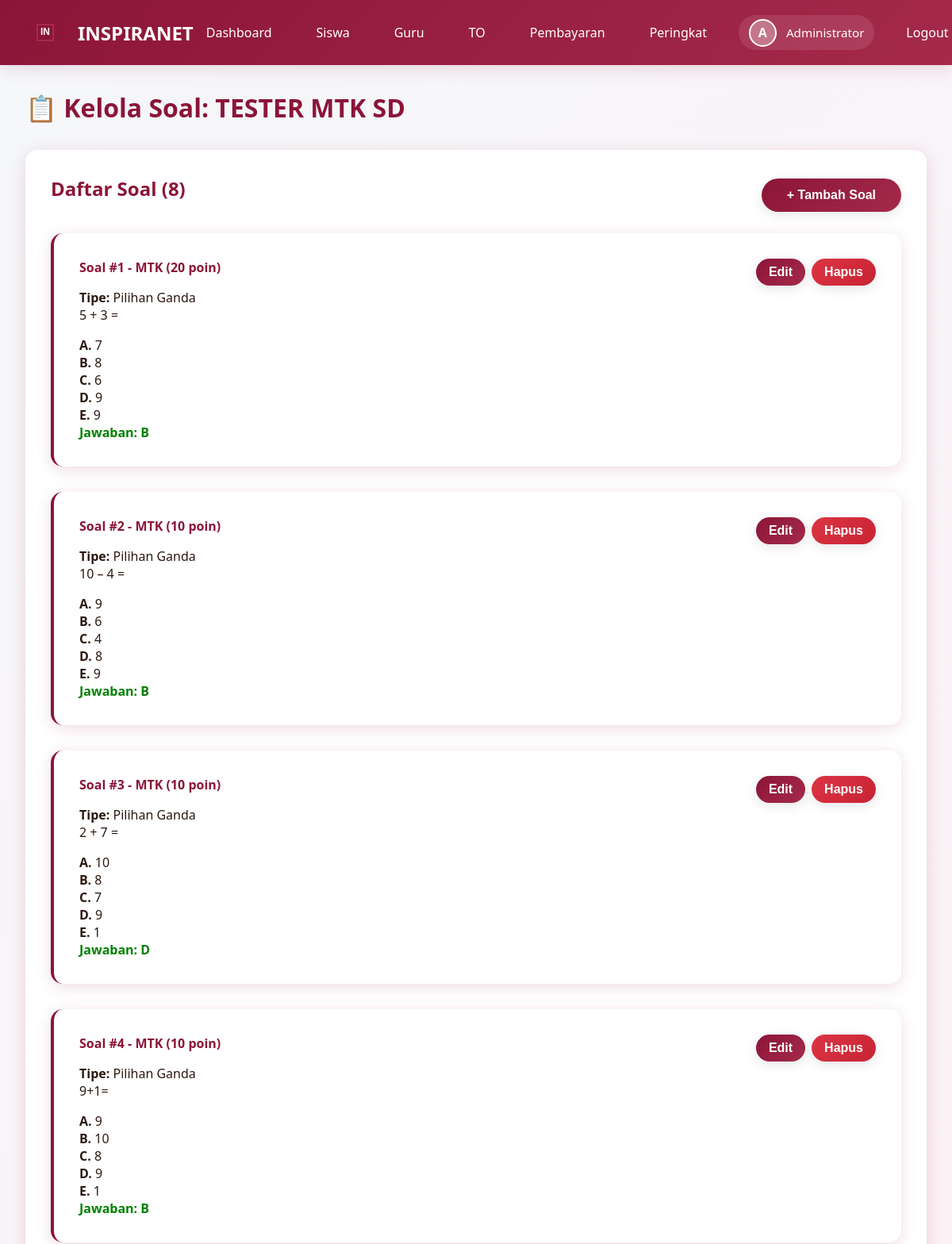
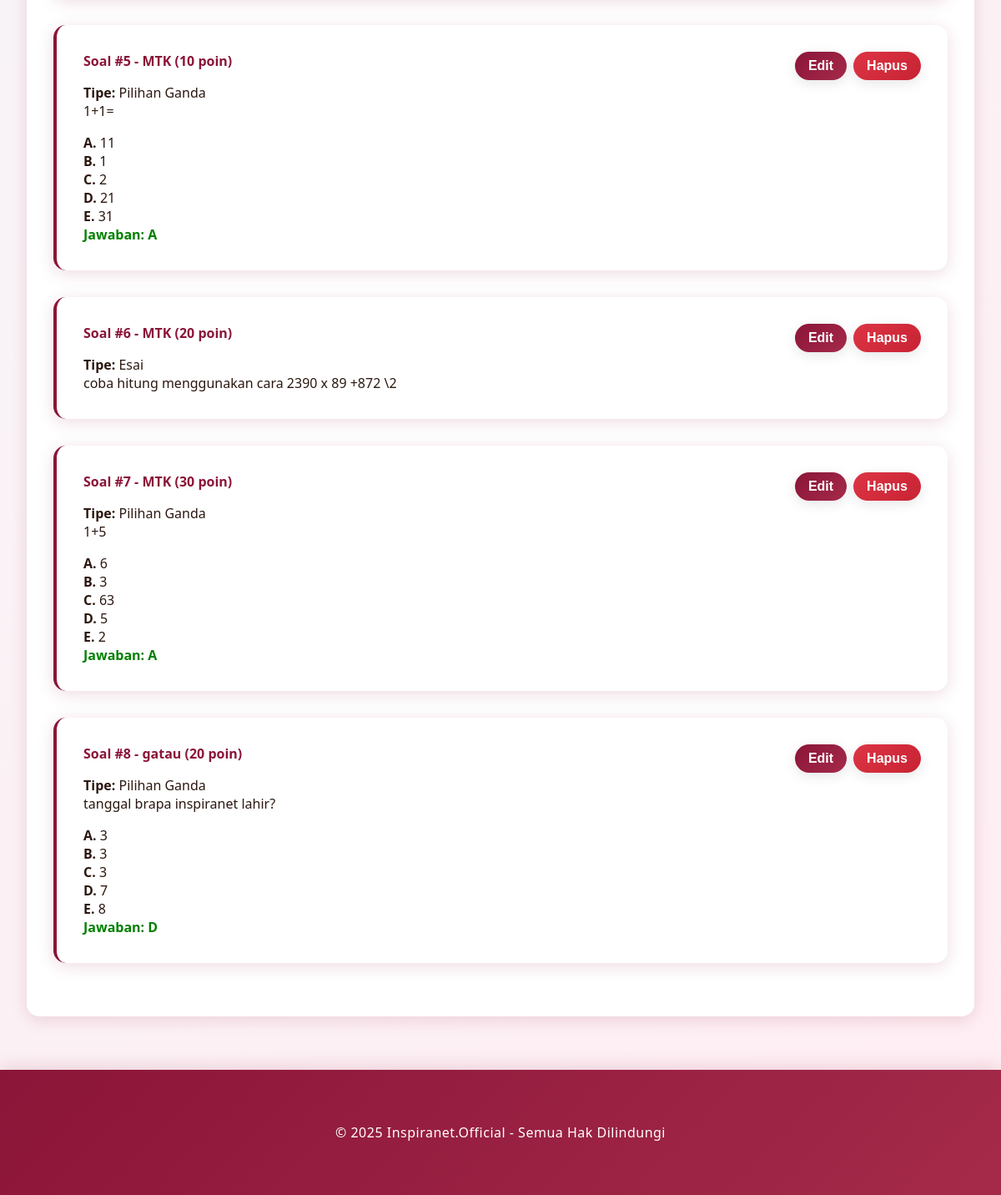
Page /admin/exams/1/questions (signed in) on the committed database (2 pictures, top to bottom).
### models.py (models this page shows, shortened)
class User(UserMixin, db.Model):
    __tablename__ = 'users'
    id = db.Column(db.Integer, primary_key=True)
    email = db.Column(db.String(120), unique=True, nullable=False)
    password_hash = db.Column(db.String(255), nullable=False)
    full_name = db.Column(db.String(100), nullable=False)
    role = db.Column(db.String(20), nullable=False, default='student')
    inspira_branch = db.Column(db.String(50), nullable=True)
    class_level = db.Column(db.String(20), nullable=True)
    school_name = db.Column(db.String(150), nullable=True)
    phone_number = db.Column(db.String(20), nullable=True)
    profile_photo = db.Column(db.String(255), nullable=True)
    created_at = db.Column(db.DateTime, default=datetime.utcnow)
    exam_attempts = db.relationship('ExamAttempt', backref='user', lazy=True, cascade='all, delete-orphan')
    payments = db.relationship('Payment', backref='user', lazy=True, cascade='all, delete-orphan')
    leaderboard_entries = db.relationship('Leaderboard', backref='user', lazy=True, cascade='all, delete-orphan')

class Exam(db.Model):
    __tablename__ = 'exams'
    id = db.Column(db.Integer, primary_key=True)
    title = db.Column(db.String(200), nullable=False)
    description = db.Column(db.Text, nullable=True)
    duration_minutes = db.Column(db.Integer, nullable=False, default=120)
    total_questions = db.Column(db.Integer, nullable=False, default=0)
    is_premium = db.Column(db.Boolean, default=False)
    price = db.Column(db.Integer, default=0)
    is_active = db.Column(db.Boolean, default=True)
    start_time = db.Column(db.DateTime, nullable=True)
    end_time = db.Column(db.DateTime, nullable=True)
    created_by = db.Column(db.Integer, db.ForeignKey('users.id'), nullable=False)
    created_at = db.Column(db.DateTime, default=datetime.utcnow)
    questions = db.relationship('Question', backref='exam', lazy=True, cascade='all, delete-orphan')
    attempts = db.relationship('ExamAttempt', backref='exam', lazy=True, cascade='all, delete-orphan')
    payments = db.relationship('Payment', backref='exam', lazy=True, cascade='all, delete-orphan')
    leaderboard_entries = db.relationship('Leaderboard', backref='exam', lazy=True, cascade='all, delete-orphan')

class Question(db.Model):
    __tablename__ = 'questions'
    id = db.Column(db.Integer, primary_key=True)
    exam_id = db.Column(db.Integer, db.ForeignKey('exams.id'), nullable=False)
    question_type = db.Column(db.String(20), nullable=False)
    category = db.Column(db.String(100), nullable=True)
    question_text = db.Column(db.Text, nullable=False)
    option_a = db.Column(db.Text, nullable=True)
    option_b = db.Column(db.Text, nullable=True)
    option_c = db.Column(db.Text, nullable=True)
    option_d = db.Column(db.Text, nullable=True)
    option_e = db.Column(db.Text, nullable=True)
    correct_answer = db.Column(db.String(10), nullable=True)
    question_order = db.Column(db.Integer, nullable=False)
    points = db.Column(db.Integer, default=1)

### app.py (the view)
@app.route('/admin/exams/<int:id>/questions')
@login_required
def admin_questions(id):
    if current_user.role != 'admin':
        flash('Akses ditolak!', 'danger')
        return redirect(url_for('index'))
    exam = Exam.query.get_or_404(id)
    questions = Question.query.filter_by(exam_id=id).order_by(Question.question_order).all()
    return render_template('admin_questions.html', exam=exam, questions=questions)

### app.py (called while the page is built)
@login_manager.user_loader
def load_user(user_id):
    return User.query.get(int(user_id))

@app.before_request
def ensure_db():
    if not hasattr(app, '_db_initialized'):
        app._db_initialized = True
        init_database()

### templates/admin_questions.html (shortened to what this page needs)
{% extends "base.html" %}
{% block content %}
<h1 style="color: var(--primary-color); margin-bottom: 2rem;">📋 Kelola Soal: {{ exam.title }}</h1>
<div class="card">
    <div style="display: flex; justify-content: space-between; align-items: center; margin-bottom: 1.5rem;">
        <h2>Daftar Soal ({{ questions|length }})</h2>
        <button onclick="showModal('addQuestionModal')" class="btn btn-primary">+ Tambah Soal</button>
    </div>
    {% for question in questions %}
    <div class="question-card">
        <div style="display: flex; justify-content: space-between; align-items: start;">
            <div style="flex: 1;">
                <h4>Soal #{{ question.question_order }} - {{ question.category }} ({{ question.points }} poin)</h4>
                <p><strong>Tipe:</strong> {{ 'Pilihan Ganda' if question.question_type == 'multiple_choice' else 'Esai' }}</p>
                <p>{{ question.question_text }}</p>
                {% if question.question_type == 'multiple_choice' %}
                <div style="margin-top: 1rem;">
                    <p><strong>A.</strong> {{ question.option_a }}</p>
                    <p><strong>B.</strong> {{ question.option_b }}</p>
                    <p><strong>C.</strong> {{ question.option_c }}</p>
                    <p><strong>D.</strong> {{ question.option_d }}</p>
                    {% if question.option_e %}
                    <p><strong>E.</strong> {{ question.option_e }}</p>
                    {% endif %}
                    <p style="color: green; font-weight: bold;">Jawaban: {{ question.correct_answer }}</p>
                </div>
                {% endif %}
            </div>
            <div style="display: flex; gap: 0.5rem; margin-left: 1rem;">
                <button onclick="editQuestion({{ question.id }}, '{{ question.question_type }}', '{{ question.category|e }}', '{{ question.question_text|e }}', '{{ question.option_a|e }}', '{{ question.option_b|e }}', '{{ question.option_c|e }}', '{{ question.option_d|e }}', '{{ question.option_e|e }}', '{{ question.correct_answer }}', {{ question.points }})" class="btn btn-primary" style="padding: 0.5rem 1rem;">Edit</button>
                <form method="POST" action="{{ url_for('admin_delete_question', id=question.id) }}" style="display: inline;" onsubmit="return confirm('Yakin ingin menghapus soal ini?')">
                    <button type="submit" class="btn btn-danger" style="padding: 0.5rem 1rem;">Hapus</button>
                </form>
            </div>
        </div>
    </div>
    {% endfor %}
</div>
{% endblock %}

### templates/base.html (shortened to what this page needs)
<!DOCTYPE html>
<html lang="id">
<head>
    <link rel="stylesheet" href="{{ url_for('static', filename='css/style.css') }}">
</head>
<body>
    <nav class="navbar">
        <div class="container">
            <a href="{{ url_for('index') }}" class="navbar-brand">
                <div id="logo-animation" class="logo-container"></div>
                <span>INSPIRANET</span>
            </a>
            <ul class="navbar-nav" id="navbarMenu">
                {% if current_user.is_authenticated %}
                    {% if current_user.role == 'admin' %}
                        <li><a href="{{ url_for('admin_dashboard') }}" onclick="closeMobileMenu()">Dashboard</a></li>
                        <li><a href="{{ url_for('admin_students') }}" onclick="closeMobileMenu()">Siswa</a></li>
                        <li><a href="{{ url_for('admin_teachers') }}" onclick="closeMobileMenu()">Guru</a></li>
                        <li><a href="{{ url_for('admin_exams') }}" onclick="closeMobileMenu()">TO</a></li>
                        <li><a href="{{ url_for('admin_payments') }}" onclick="closeMobileMenu()">Pembayaran</a></li>
                    {% else %}
                        <li><a href="{{ url_for('student_dashboard') }}" onclick="closeMobileMenu()">Dashboard</a></li>
                        <li><a href="{{ url_for('student_exams') }}" onclick="closeMobileMenu()">Daftar TO</a></li>
                    {% endif %}
                    <li><a href="{{ url_for('all_leaderboards') }}" onclick="closeMobileMenu()">Peringkat</a></li>
                    <li class="user-profile">
                        <div class="profile-info">
                            {% if current_user.profile_photo %}
                            <img src="{{ url_for('uploaded_file', filename='profiles/' + current_user.profile_photo) }}" alt="{{ current_user.full_name }}" class="profile-photo-nav">
                            {% else %}
                            <div class="profile-photo-placeholder">{{ current_user.full_name[0].upper() }}</div>
                            {% endif %}
                            <span class="profile-name">{{ current_user.full_name }}</span>
                        </div>
                    </li>
                    <li><a href="{{ url_for('logout') }}" onclick="closeMobileMenu()">Logout</a></li>
                {% else %}
                    <li><a href="{{ url_for('login') }}" onclick="closeMobileMenu()">Login</a></li>
                    <li><a href="{{ url_for('register') }}" onclick="closeMobileMenu()">Daftar</a></li>
                {% endif %}
            </ul>
        </div>
    </nav>
    <div class="container">
        {% block content %}{% endblock %}
    </div>
    <footer class="footer">
        <div class="container">
            <p>&copy; 2025 Inspiranet.Official - Semua Hak Dilindungi</p>
        </div>
    </footer>
</body>
</html>

### static/css/style.css (style rules this page uses)
:root { --primary-color: #8B1538; --secondary-color: #A52A4A; --accent-color: #C94060; --dark-color: #4A0E1F; --light-color: #FFE5EC; --text-dark: #2C1810; --text-light: #FFFFFF; --shadow: 0 4px 20px rgba(139, 21, 56, 0.15); --shadow-hover: 0 8px 35px rgba(139, 21, 56, 0.25); --shadow-active: 0 12px 45px rgba(139, 21, 56, 0.35); }
* { margin: 0; padding: 0; box-sizing: border-box; }
body { font-family: 'Segoe UI', Tahoma, Geneva, Verdana, sans-serif; background: linear-gradient(135deg, #f5f7fa 0%, #ffeef3 100%); color: var(--text-dark); min-height: 100vh; }
.navbar { background: linear-gradient(135deg, var(--primary-color) 0%, var(--secondary-color) 100%); padding: 1rem 0; box-shadow: var(--shadow); position: sticky; top: 0; z-index: 1000; }
.navbar .container { max-width: 1200px; margin: 0 auto; padding: 0 2rem; display: flex; justify-content: space-between; align-items: center; }
.navbar-brand { display: flex; align-items: center; gap: 1rem; color: var(--text-light); text-decoration: none; font-size: 1.5rem; font-weight: bold; }
.logo-container { position: relative; width: 50px; height: 50px; }
.navbar-nav { display: flex; gap: 1.5rem; list-style: none; align-items: center; }
.navbar-nav a { color: var(--text-light); text-decoration: none; padding: 0.5rem 1rem; border-radius: 5px; transition: all 0.3s ease; }
.user-profile { display: flex; align-items: center; }
.profile-info { display: flex; align-items: center; gap: 0.75rem; padding: 0.3rem 0.8rem; background: rgba(255, 255, 255, 0.1); border-radius: 25px; }
.profile-photo-placeholder { width: 35px; height: 35px; border-radius: 50%; background: rgba(255, 255, 255, 0.3); display: flex; align-items: center; justify-content: center; font-weight: bold; color: white; border: 2px solid white; }
.profile-name { color: white; font-weight: 500; font-size: 0.95rem; }
.container { max-width: 1200px; margin: 2rem auto; padding: 0 2rem; }
.btn { display: inline-block; padding: 0.75rem 2rem; border: none; border-radius: 25px; font-size: 1rem; font-weight: 600; text-decoration: none; cursor: pointer; transition: all 0.4s cubic-bezier(0.68, -0.55, 0.265, 1.55); box-shadow: 0 4px 15px rgba(0, 0, 0, 0.1); position: relative; overflow: hidden; }
.btn::before { content: ''; position: absolute; top: 50%; left: 50%; width: 0; height: 0; border-radius: 50%; background: rgba(255, 255, 255, 0.2); transform: translate(-50%, -50%); transition: width 0.6s, height 0.6s; }
.btn-primary { background: linear-gradient(135deg, var(--primary-color) 0%, var(--secondary-color) 100%); color: var(--text-light); }
.btn-danger { background: linear-gradient(135deg, #dc3545 0%, #c82333 100%); color: white; }
.card { background: white; border-radius: 15px; padding: 2rem; box-shadow: var(--shadow); margin-bottom: 2rem; animation: fadeInUp 0.8s cubic-bezier(0.68, -0.55, 0.265, 1.55); transition: all 0.4s ease; }
.card h2 { color: var(--primary-color); margin-bottom: 1rem; }
.question-card { background: white; border-radius: 15px; padding: 2rem; margin-bottom: 2rem; box-shadow: var(--shadow); border-left: 4px solid var(--primary-color); }
.question-card h4 { color: var(--primary-color); margin-bottom: 1rem; }
.footer { background: linear-gradient(135deg, var(--primary-color) 0%, var(--secondary-color) 100%); color: var(--text-light); text-align: center; padding: 2rem 0; margin-top: 4rem; box-shadow: 0 -4px 20px rgba(139, 21, 56, 0.15); }
.footer p { margin: 0; font-size: 1rem; font-weight: 500; letter-spacing: 0.5px; }

### rows in the picture
User: full_name "A", full_name "Administrator"
Exam: title "TESTER MTK SD"
Question: question_order "1", category "MTK", points "20", question_type "Pilihan Ganda", question_text "5 + 3 =", option_a "7", option_b "8", option_c "6", option_d "9", option_e "9", correct_answer "B"
Question: question_order "2", category "MTK", points "10", question_type "Pilihan Ganda", question_text "10 – 4 =", option_a "9", option_b "6", option_c "4", option_d "8", option_e "9", correct_answer "B"
Question: question_order "3", category "MTK", points "10", question_type "Pilihan Ganda", question_text "2 + 7 =", option_a "10", option_b "8", option_c "7", option_d "9", option_e "1", correct_answer "D"
Question: question_order "4", category "MTK", points "10", question_type "Pilihan Ganda", question_text "9+1=", option_a "9", option_b "10", option_c "8", option_d "9", option_e "1", correct_answer "B"
Question: question_order "5", category "MTK", points "10", question_type "Pilihan Ganda", question_text "1+1=", option_a "11", option_b "1", option_c "2", option_d "21", option_e "31", correct_answer "A"
Question: question_order "6", category "MTK", points "20", question_type "Esai", question_text "coba hitung menggunakan cara 2390 x 89 +872 \\2"
Question: question_order "7", category "MTK", points "30", question_type "Pilihan Ganda", question_text "1+5", option_a "6", option_b "3", option_c "63", option_d "5", option_e "2", correct_answer "A"
Question: question_order "8", category "gatau", points "20", question_type "Pilihan Ganda", question_text "tanggal brapa inspiranet lahir?", option_a "3", option_b "3", option_c "3", option_d "7", option_e "8", correct_answer "D"

### other values in the picture
{{ questions|length }} "8"
